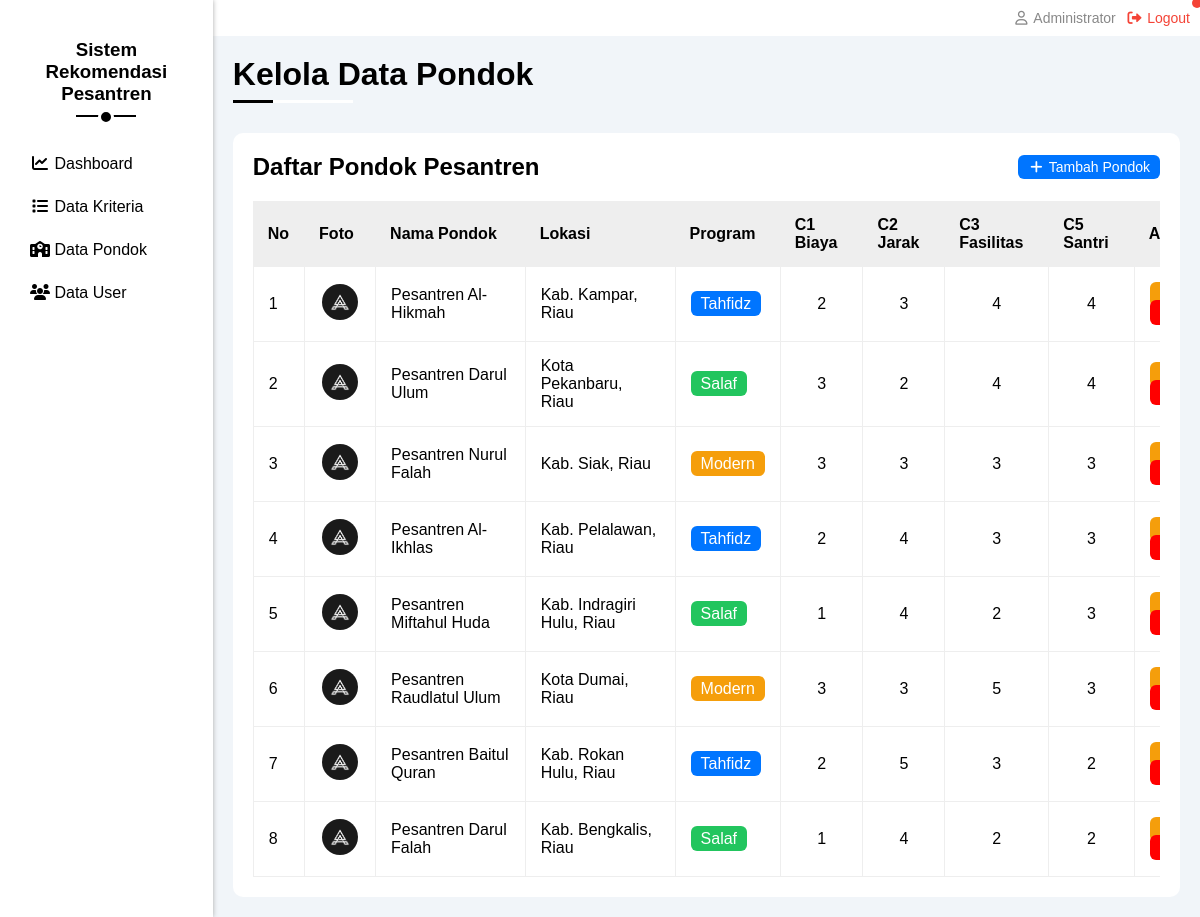
The page /admin/kelola_data_pondok.php (signed in) on the database its author committed.
### tables this page shows
CREATE TABLE `pondok` (
  `id` int(11) NOT NULL,
  `nama_pondok` varchar(150) NOT NULL,
  `lokasi` varchar(150) NOT NULL,
  `deskripsi` text DEFAULT NULL,
  `foto` varchar(255) DEFAULT NULL,
  `nilai_biaya` tinyint(1) NOT NULL COMMENT 'C1: 1=Sangat Murah s/d 5=Sangat Mahal (Cost)',
  `nilai_jarak` tinyint(1) NOT NULL COMMENT 'C2: 1=Sangat Dekat s/d 5=Sangat Jauh (Cost)',
  `nilai_fasilitas` tinyint(1) NOT NULL COMMENT 'C3: 1=Sangat Kurang s/d 5=Sangat Lengkap (Benefit)',
  `nilai_program` tinyint(1) NOT NULL COMMENT 'C4: 1=Salaf, 2=Modern, 3=Tahfidz (Benefit)',
  `nilai_santri` tinyint(1) NOT NULL COMMENT 'C5: 1=<100, 2=100-300, 3=300-500, 4=500-700, 5=>700 (Benefit)'
);

### admin/kelola_data_pondok.php (the view, shortened to what this page needs)
<?php
include '../koneksi.php';
$labelProgram = [1=>'Salaf', 2=>'Modern', 3=>'Tahfidz'];
$colorProgram = [1=>'bg-green', 2=>'bg-orange', 3=>'bg-blue'];
$result = $conn->query("SELECT * FROM pondok ORDER BY id ASC");
?>
<!DOCTYPE html>
<html lang="en">
<head>
    <link rel="stylesheet" href="../css/all.min.css">
    <link rel="stylesheet" href="../css/framework.css">
    <link rel="stylesheet" href="../css/master.css">
</head>
<body>
<div class="page d-flex">
    <?php include '../layout/sidebar.php'; ?>
    <div class="content w-full">
        <div class="header d-flex justify-between bg-white p-10 align-center">
                <div class="user d-flex justify-center align-center g-10">
                    <span class="c-grey fs-14">
                        <i class="fa-regular fa-user fa-fw"></i>
                        <?= htmlspecialchars($_SESSION['nama'] ?? '') ?>
                    </span>
                    <a href="../logout.php" class="c-red fs-14">
                        <i class="fa-solid fa-right-from-bracket fa-fw"></i> Logout
                    </a>
                </div>
            </div>
        <h1 class="p-relative">Kelola Data Pondok</h1>
        <div class="projects bg-white rad-10 p-20">
            <div class="flex-between mb-20">
                <h2 class="m-0">Daftar Pondok Pesantren</h2>
                <button onclick="document.getElementById('modalTambah').classList.add('active')"
                    class="save bg-blue c-white btn-shape b-none fs-14 c-p">
                    <i class="fa-solid fa-plus fa-fw"></i> Tambah Pondok
                </button>
            </div>
            <div class="table-holder">
                <table class="w-full">
                    <thead>
                        <tr>
                            <th>No</th>
                            <th>Foto</th>
                            <th>Nama Pondok</th>
                            <th class="client">Lokasi</th>
                            <th>Program</th>
                            <th>C1 Biaya</th>
                            <th>C2 Jarak</th>
                            <th>C3 Fasilitas</th>
                            <th>C5 Santri</th>
                            <th>Aksi</th>
                        </tr>
                    </thead>
                    <tbody>
                    <?php $no=1; while ($row = $result->fetch_assoc()):
                        $prog  = (int)$row['nilai_program'];
                        $color = $colorProgram[$prog] ?? 'bg-blue';
                        $label = $labelProgram[$prog] ?? '-';
                        $fotoSrc = (!empty($row['foto']) && file_exists('../imgs/' . $row['foto']))
                            ? '../imgs/' . htmlspecialchars($row['foto'])
                            : '../imgs/course-01.jpg';
                    ?>
                        <tr>
                            <td><?= $no++ ?></td>
                            <td><img src="<?= $fotoSrc ?>" alt="" class="foto-thumb"></td>
                            <td><?= htmlspecialchars($row['nama_pondok']) ?></td>
                            <td class="client"><?= htmlspecialchars($row['lokasi']) ?></td>
                            <td><span class="<?= $color ?> c-white btn-shape fs-13-mobile"><?= $label ?></span></td>
                            <td class="txt-c"><?= $row['nilai_biaya'] ?></td>
                            <td class="txt-c"><?= $row['nilai_jarak'] ?></td>
                            <td class="txt-c"><?= $row['nilai_fasilitas'] ?></td>
                            <td class="txt-c"><?= $row['nilai_santri'] ?></td>
                            <td>
                                <a href="kelola_data_pondok.php?edit=<?= $row['id'] ?>" class="c-white bg-orange btn-shape fs-13-mobile">Edit</a>
                                <a href="kelola_data_pondok.php?hapus=<?= $row['id'] ?>" class="c-white bg-yt btn-shape fs-13-mobile" onclick="return confirm('Yakin hapus data pondok ini?')">Hapus</a>
                            </td>
                        </tr>
                    <?php endwhile; ?>
                    </tbody>
                </table>
            </div>
        </div>
    </div>
</div>
</body>
</html>

### css/framework.css (style rules this page uses)
.d-flex { display: flex; }
.align-center { align-items: center; }
.justify-center { justify-content: center; }
.justify-between { justify-content: space-between; }
.g-10 { gap: 10px; }
.w-full { width: 100%; }
.p-relative { position: relative; }
.p-10 { padding: 10px; }
.p-20 { padding: 20px; }
.m-0 { margin: 0; }
.mb-20 { margin-bottom: 20px; }
.bg-white { background-color: #fff; }
.bg-blue { background-color: #0075ff; }
.bg-orange { background-color: #f59e0b; }
.bg-green { background-color: #22c55e; }
.bg-yt { background-color: #ff0000; }
.c-white { color: #fff; }
.c-grey { color: #888; }
.c-red { color: #f44336; }
.txt-c { text-align: center; }
.fs-14 { font-size: 14px; }
.rad-10 { border-radius: 10px; }
.b-none { border: none; }
.btn-shape { padding: 4px 10px; border-radius: 6px; }
.flex-between { display: flex; align-items: center; justify-content: space-between; }
.c-p { cursor: pointer; }

### css/master.css (style rules this page uses)
:root { --blue-color: #0075ff; --blue-alt-color: #0d69d5; --orange-color: #f59e0b; --green-color: #22c55e; --red-color: #f44336; --grey-color: #888; }
* { box-sizing: border-box; }
body { margin: 0; font-family: Arial, Helvetica, sans-serif; }
a { text-decoration: none; }
.page { background-color: #f1f5f9; min-height: 100vh; }
.header { width: 100%; }
.header .user span { cursor: pointer; }
.header .user span::before { content: ''; width: 10px; height: 10px; border-radius: 50%; background-color: var(--red-color); right: -2px; top: -2px; position: absolute; }
.content { overflow: hidden; }
.content h1 { margin: 20px 20px 40px; }
.content h1::before, .content h1::after { content: ''; height: 3px; position: absolute; bottom: -10px; left: 0; }
.content h1::before { width: 120px; background-color: #fff; }
.content h1::after { width: 40px; background-color: #000; }
.projects .table-holder { overflow-x: auto; }
.projects { margin-left: 20px; margin-right: 20px; margin-bottom: 20px; }
.projects table { border-spacing: 0px; min-width: 1000px; }
.projects table thead { background-color: #eee; }
.projects table thead th { padding: 15px; text-align: left; }
.projects table td { border-bottom: 1px solid #eee; border-left: 1px solid #eee; padding: 15px; transition: .3s; }
.projects table td:last-child { border-right: solid 1px #eee; }
.projects table img { width: 40px; height: 40px; border-radius: 50%; border: 2px solid #fff; }

### admin/kelola_data_pondok.php (style rules this page uses)
.foto-thumb { width:50px; height:40px; object-fit:cover; border-radius:4px; }

### rows shown on the page
pondok: nama_pondok "Pesantren Al-Hikmah", lokasi "Kab. Kampar, Riau", nilai_program "Tahfidz", nilai_biaya "2", nilai_jarak "3", nilai_fasilitas "4", nilai_santri "4"
pondok: nama_pondok "Pesantren Darul Ulum", lokasi "Kota Pekanbaru, Riau", nilai_program "Salaf", nilai_biaya "3", nilai_jarak "2", nilai_fasilitas "4", nilai_santri "4"
pondok: nama_pondok "Pesantren Nurul Falah", lokasi "Kab. Siak, Riau", nilai_program "Modern", nilai_biaya "3", nilai_jarak "3", nilai_fasilitas "3", nilai_santri "3"
pondok: nama_pondok "Pesantren Al-Ikhlas", lokasi "Kab. Pelalawan, Riau", nilai_program "Tahfidz", nilai_biaya "2", nilai_jarak "4", nilai_fasilitas "3", nilai_santri "3"
pondok: nama_pondok "Pesantren Miftahul Huda", lokasi "Kab. Indragiri Hulu, Riau", nilai_program "Salaf", nilai_biaya "1", nilai_jarak "4", nilai_fasilitas "2", nilai_santri "3"
pondok: nama_pondok "Pesantren Raudlatul Ulum", lokasi "Kota Dumai, Riau", nilai_program "Modern", nilai_biaya "3", nilai_jarak "3", nilai_fasilitas "5", nilai_santri "3"
pondok: nama_pondok "Pesantren Baitul Quran", lokasi "Kab. Rokan Hulu, Riau", nilai_program "Tahfidz", nilai_biaya "2", nilai_jarak "5", nilai_fasilitas "3", nilai_santri "2"
pondok: nama_pondok "Pesantren Darul Falah", lokasi "Kab. Bengkalis, Riau", nilai_program "Salaf", nilai_biaya "1", nilai_jarak "4", nilai_fasilitas "2", nilai_santri "2"

### other values the page prints
$_SESSION['nama'] "Administrator"
